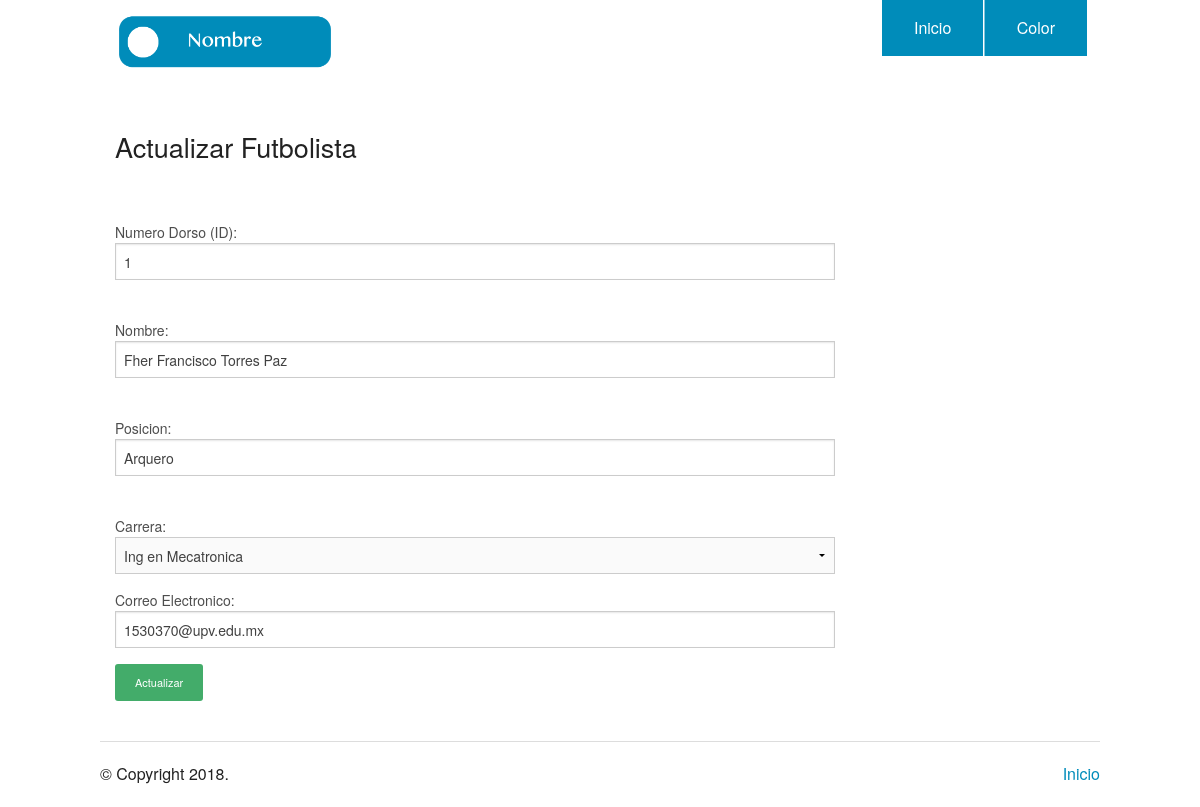
The page /update_form.php?id=1&type=1 on the database its author committed.
### tables this page shows
CREATE TABLE `futbolistas` (
  `id` int(11) NOT NULL,
  `nombre` varchar(100) NOT NULL,
  `posicion` varchar(30) NOT NULL,
  `carrera` varchar(40) NOT NULL,
  `email` varchar(40) NOT NULL
);

### database_utilities.php (called while the page is built, shortened)
<?php
	require_once('database_credentials.php');
	try
	{
		$PDO = new PDO(	$dsn, $user, $password);
	}
	catch(PDOException $e)
	{
		echo 'Error al conectarnos: ' . $e->getMessage();
	}
	function search_per_id($type,$id)
	{
		global $PDO;
		if($type==1)
		{
			$table = "futbolistas";
		}
		else if($type ==2)
		{
			$table = "basquetbolistas";
		}
		$sql = "SELECT * FROM $table where id='$id'";
		$statement = $PDO->PREPARE($sql);
		$statement->EXECUTE();
		$results = $statement-> fetchAll();
		return $results[0];
	}
?>

### update_form.php (the view, shortened to what this page needs)
<?php
  $idBf = isset( $_GET['id'] ) ? $_GET['id'] : '';
  $type = isset( $_GET['type'] ) ? $_GET['type'] : '';
  if($type == 1)
  {
    $tipo = "Futbolista";
  }
  else if($type == 2)
  {
    $tipo = "Basquetbolista";
  }
  require_once('database_utilities.php');
  $resultados = search_per_id($type,$idBf);
?>
<!doctype html>
<html class="no-js" lang="en">
  <head>
    <link rel="stylesheet" href="./css/foundation.css" />
  </head>
  <body>
    <?php require_once('header.php'); ?>
    <div class="row">
      <div class="large-9 columns">
        <br><br>
        <h3>Actualizar <?php echo$tipo?></h3>
        <br><br>
        <div class="section-container tabs" data-section>
          <section class="section">
            <div class="content" data-slug="panel1">
              <form method="POST">
              <label>Numero Dorso (ID):  </label>
              <input type="text" name="id" value="<?php echo $resultados['id'];?>">
              <br>
              <label>Nombre: </label>
              <input type="text" name="nombre" value="<?php echo $resultados['nombre'];?>">
              <br>
              <label>Posicion: </label>
              <input type="text" name="posicion" value="<?php echo $resultados['posicion'];?>">
              <br>
              <label>Carrera: </label>
              <select name="carrera">
                <option <?php if ($resultados['carrera'] == "IM") echo 'selected' ; ?> value="IM">Ing en Mecatronica</option>
              </select>
              <br>
              <label>Correo Electronico: </label>
              <input type="email" name="email" value="<?php echo $resultados['email'];?>">
              <input type="submit" name="guardar" value="Actualizar" class="button radius tiny success" onClick=avoidDeleting();>
              </form>
            </div>
          </section>
        </div>
      </div>
    <?php require_once('footer.php'); ?>

### rows shown on the page
futbolistas: id "1", nombre "Fher Francisco Torres Paz", posicion "Arquero", carrera "Ing en Mecatronica", email "1530370@upv.edu.mx"

### other values the page prints
$tipo "Futbolista"
